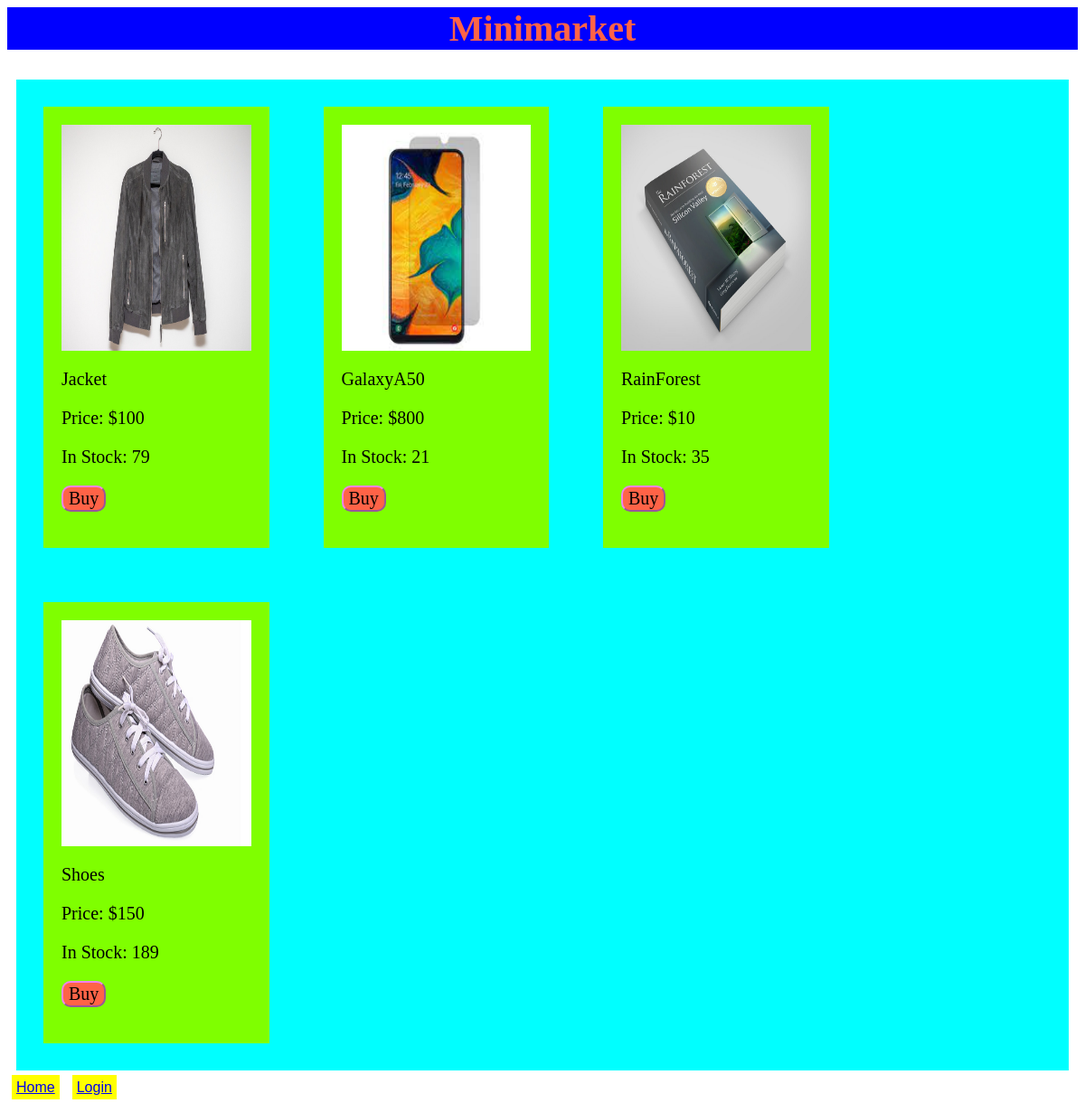
Before: /products/ with the older database file.
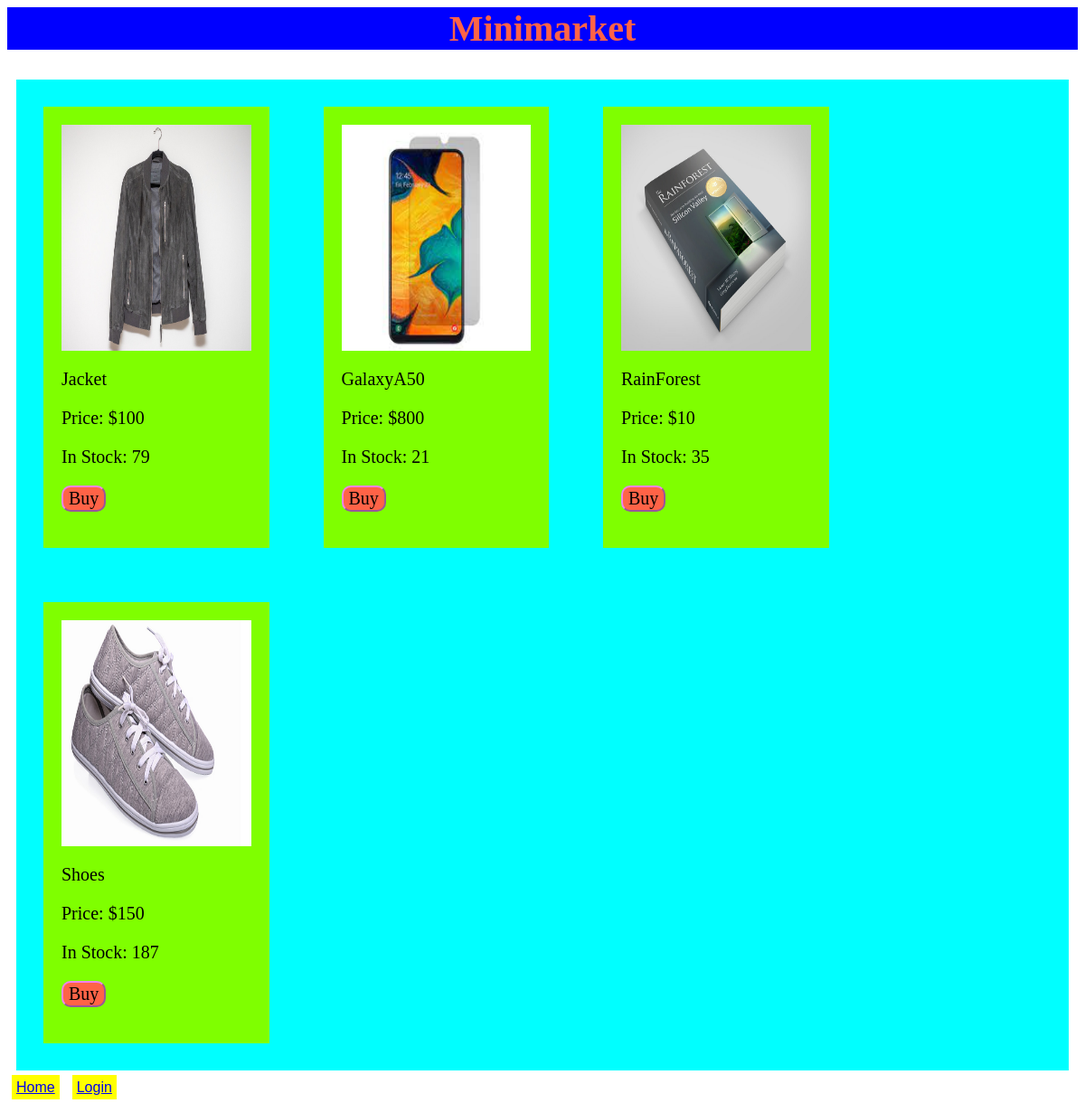
After: the same page with the newer database file.
### products/models.py (models this page shows, shortened)
class Product(models.Model):
    stock_available = models.IntegerField(
        default=0, validators=[MinValueValidator(0)])
    product_name = models.CharField(max_length=35)
    product_rate = models.IntegerField()
    product_image = models.ImageField(upload_to="product-images")
    product_description = models.TextField()
    owners = models.ManyToManyField(User, blank=True, related_name="products")

### products/views.py (the view, shortened to what this page needs)
# urls.py: path('', views.ProductView.as_view(), name="products"),
class ProductView(View):
    def get(self, request):
        products = Product.objects.all()
        return render(request, "products/products.html", {
            'products': products,
        })

### products/templates/products/products.html (shortened to what this page needs)
{% extends "products/layout.html" %}
{% block head %}
{% load static %}
<link rel="stylesheet" href="{% static 'products/products.css' %}">
{% endblock head %}
{% block body %}
<div id="products">
    {% for product in products %}
    <div>
        <img data-ids="{{product.product_name}}" src="{{product.product_image.url}}"
            alt="{{product.product_name}}'s image">
        <p> {{product.product_name}} </p>
        <p>Price: ${{product.product_rate}} </p>
        {% if product.stock_available > 0 %}
        <p id="stock-{{product.product_name}}">In Stock: {{product.stock_available}}</p>
        <form method="post" action="{% url 'rate_change' product.id %}">
            <Button name="stock-value" type="submit" data-value="stock-{{product.product_name}}" id="buy"
                value="{{product.stock_available}}">Buy</Button>
        </form>
        {% else %}
        <p>Out of stock</p>
        {% endif %}
    </div>
    {% endfor %}
</div>
{% endblock body %}

Changed rows visible on the page:
changed Product "Shoes": stock_available "189" → "187"
